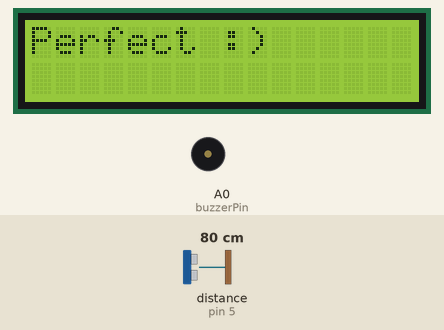
This sketch was run on a simulated Arduino Uno, built with avr-gcc and run on an emulated ATmega328P. Shown: 16×2 character LCD, buzzer (waves = sounding). Wiring (inferred from the names in the program): ultrasonic range finder: trigger pin 6; echo pin 5. Inputs (shaded band) come from the test bench; at power-on: distance to the obstacle (sensor on pin 5) 80 cm. The echo pulse lasts 58.3 µs per cm.

Above: at 6.6 s.
6.7 s: distance to the obstacle (sensor on pin 5) set to 8 cm
At 12.9 s:
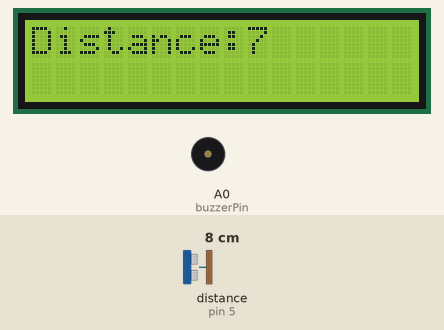
13.5 s: distance to the obstacle (sensor on pin 5) set to 5 cm
At 15.9 s:
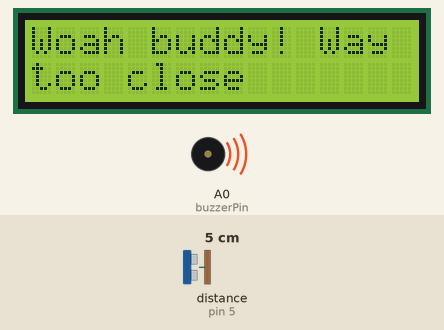
22.6 s: distance to the obstacle (sensor on pin 5) set to 35 cm
At 32.9 s:
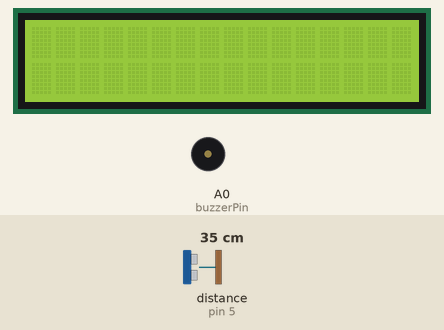
33.4 s: distance to the obstacle (sensor on pin 5) set to 2 cm
At 44.5 s:
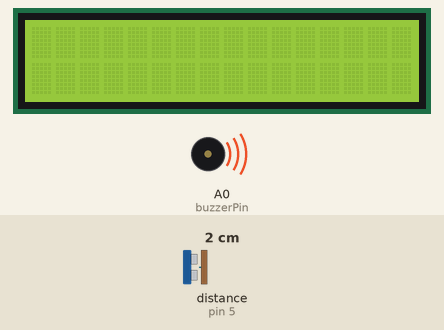
Timing chart, 0 to 45.2 s (numbered marks = the images above; inputs shaded):
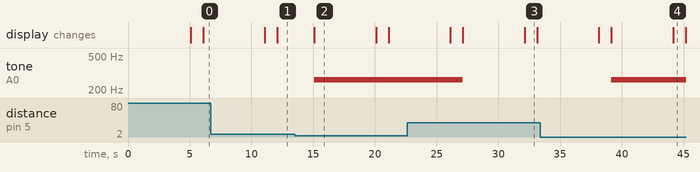

The sketch:

Ultrasonic.ino
```cpp
#include <SR04.h>
#include <Wire.h>
#include <LiquidCrystal.h>
#include <Servo.h>

const int trigPin = 6;
const int echoPin = 5;


long duration;
int distance;

LiquidCrystal lcd(8, 9, 10, 11, 12, 13);

int buzzerPin = A0;
int notes[] = {262};


void setup(){
  pinMode(trigPin, OUTPUT);
  pinMode(echoPin, INPUT);
  lcd.begin(16, 2);
  lcd.setCursor(0, 0);
  lcd.print("Stay AWAY PLS!!");
  delay(5000);
  lcd.clear();
}

void loop(){
  digitalWrite(trigPin, LOW);
  delayMicroseconds(2);
  digitalWrite(trigPin, HIGH);
  delayMicroseconds(10);
  digitalWrite(trigPin, LOW);

  duration = pulseIn(echoPin, HIGH);
  distance= duration*0.034/2;
  Serial.print("Distance: ");
  Serial.println(distance);
  delay(1000);

  lcd.clear();
  lcd.setCursor(0, 0);
  lcd.print("Distance:");
  lcd.print(distance);

  if(distance <= 5){
    tone(buzzerPin, notes[0]);
    lcd.clear();
    lcd.setCursor(0, 0);
    lcd.print("Woah buddy! Way");
    lcd.setCursor(0, 1);
    lcd.print("too close");
    delay(5000);
    lcd.clear();
  }
  else{
    noTone(A0);
  }
  if(distance >= 20){
    lcd.setCursor(0, 0);
    lcd.print("Perfect :) ");
    delay(5000);
    lcd.clear();
  }
}
```

Measured:
- the behaviour switches between 7 and 6 cm on distance to the obstacle (sensor on pin 5) (found by bisection; images 1 and 2)
- after the input at 6.7 s, the display: first differs from a run without the input after 5.4 s (image 1)
- after the input at 13.5 s, tone on A0 (buzzerPin): silent → 262 Hz after 1.6 s; the display: changes after 1.6 s (image 2)
- after the input at 22.6 s, tone on A0 (buzzerPin): 262 Hz → silent after 4.5 s; the display: first differs from a run without the input after 4.5 s (image 3 shows a later state)
- after the input at 33.4 s, tone on A0 (buzzerPin): silent → 262 Hz after 5.7 s; the display: first differs from a run without the input after 5.8 s (image 4 shows a later state)
- what the display in image 2 shows lasts 5.0 s, from 15.1 s to 20.1 s
- what the display in image 3 shows lasts 1.0 s, from 32.1 s to 33.1 s
